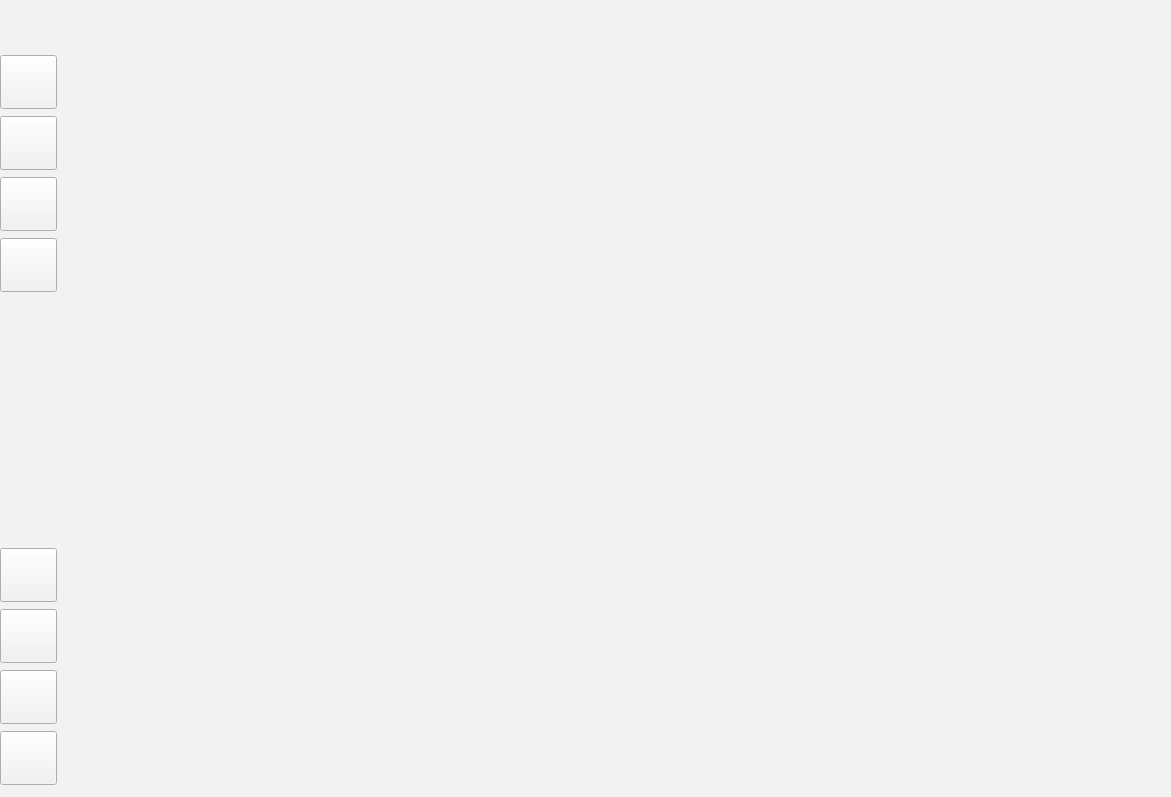
<?xml version="1.0" encoding="UTF-8"?>
<ui version="4.0">
 <class>mainWindow</class>
 <widget class="QWidget" name="mainWindow">
  <property name="geometry">
   <rect>
    <x>0</x>
    <y>0</y>
    <width>1171</width>
    <height>797</height>
   </rect>
  </property>
  <property name="minimumSize">
   <size>
    <width>660</width>
    <height>540</height>
   </size>
  </property>
  <property name="maximumSize">
   <size>
    <width>1980</width>
    <height>1060</height>
   </size>
  </property>
  <property name="windowTitle">
   <string>Form</string>
  </property>
  <property name="styleSheet">
   <string notr="true">background-color: rgb(242, 242, 242);</string>
  </property>
  <widget class="QWidget" name="layoutWidget">
   <property name="geometry">
    <rect>
     <x>0</x>
     <y>0</y>
     <width>61</width>
     <height>793</height>
    </rect>
   </property>
   <layout class="QVBoxLayout" name="verticalLayout">
    <item>
     <widget class="QLabel" name="image">
      <property name="minimumSize">
       <size>
        <width>50</width>
        <height>47</height>
       </size>
      </property>
      <property name="maximumSize">
       <size>
        <width>50</width>
        <height>47</height>
       </size>
      </property>
      <property name="text">
       <string/>
      </property>
     </widget>
    </item>
    <item>
     <widget class="QPushButton" name="messagePushButton">
      <property name="minimumSize">
       <size>
        <width>57</width>
        <height>54</height>
       </size>
      </property>
      <property name="maximumSize">
       <size>
        <width>57</width>
        <height>54</height>
       </size>
      </property>
      <property name="styleSheet">
       <string notr="true">QPushButton#messagePushButton{
	image: url(:/button/img/normal_message.png);
}

QPushButton#messagePushButton-clicked{
	image: url(:/button/img/highlight_message.svg);
}</string>
      </property>
      <property name="text">
       <string/>
      </property>
     </widget>
    </item>
    <item>
     <widget class="QPushButton" name="listPushButton">
      <property name="minimumSize">
       <size>
        <width>57</width>
        <height>54</height>
       </size>
      </property>
      <property name="maximumSize">
       <size>
        <width>57</width>
        <height>54</height>
       </size>
      </property>
      <property name="text">
       <string/>
      </property>
     </widget>
    </item>
    <item>
     <widget class="QPushButton" name="channelPushButton">
      <property name="minimumSize">
       <size>
        <width>57</width>
        <height>54</height>
       </size>
      </property>
      <property name="maximumSize">
       <size>
        <width>57</width>
        <height>54</height>
       </size>
      </property>
      <property name="text">
       <string/>
      </property>
     </widget>
    </item>
    <item>
     <widget class="QPushButton" name="spacePushButton">
      <property name="minimumSize">
       <size>
        <width>57</width>
        <height>54</height>
       </size>
      </property>
      <property name="maximumSize">
       <size>
        <width>57</width>
        <height>54</height>
       </size>
      </property>
      <property name="text">
       <string/>
      </property>
     </widget>
    </item>
    <item>
     <spacer name="verticalSpacer">
      <property name="orientation">
       <enum>Qt::Vertical</enum>
      </property>
      <property name="sizeType">
       <enum>QSizePolicy::Fixed</enum>
      </property>
      <property name="sizeHint" stdset="0">
       <size>
        <width>20</width>
        <height>249</height>
       </size>
      </property>
     </spacer>
    </item>
    <item>
     <widget class="QPushButton" name="setingPushButton">
      <property name="minimumSize">
       <size>
        <width>57</width>
        <height>54</height>
       </size>
      </property>
      <property name="maximumSize">
       <size>
        <width>57</width>
        <height>54</height>
       </size>
      </property>
      <property name="text">
       <string/>
      </property>
     </widget>
    </item>
    <item>
     <widget class="QPushButton" name="filePushButton">
      <property name="minimumSize">
       <size>
        <width>57</width>
        <height>54</height>
       </size>
      </property>
      <property name="maximumSize">
       <size>
        <width>57</width>
        <height>54</height>
       </size>
      </property>
      <property name="text">
       <string/>
      </property>
     </widget>
    </item>
    <item>
     <widget class="QPushButton" name="mailPushhButton">
      <property name="minimumSize">
       <size>
        <width>57</width>
        <height>54</height>
       </size>
      </property>
      <property name="maximumSize">
       <size>
        <width>57</width>
        <height>54</height>
       </size>
      </property>
      <property name="text">
       <string/>
      </property>
     </widget>
    </item>
    <item>
     <widget class="QPushButton" name="collectPushButton">
      <property name="minimumSize">
       <size>
        <width>57</width>
        <height>54</height>
       </size>
      </property>
      <property name="maximumSize">
       <size>
        <width>57</width>
        <height>54</height>
       </size>
      </property>
      <property name="text">
       <string/>
      </property>
     </widget>
    </item>
   </layout>
  </widget>
 </widget>
 <resources/>
 <connections/>
</ui>
